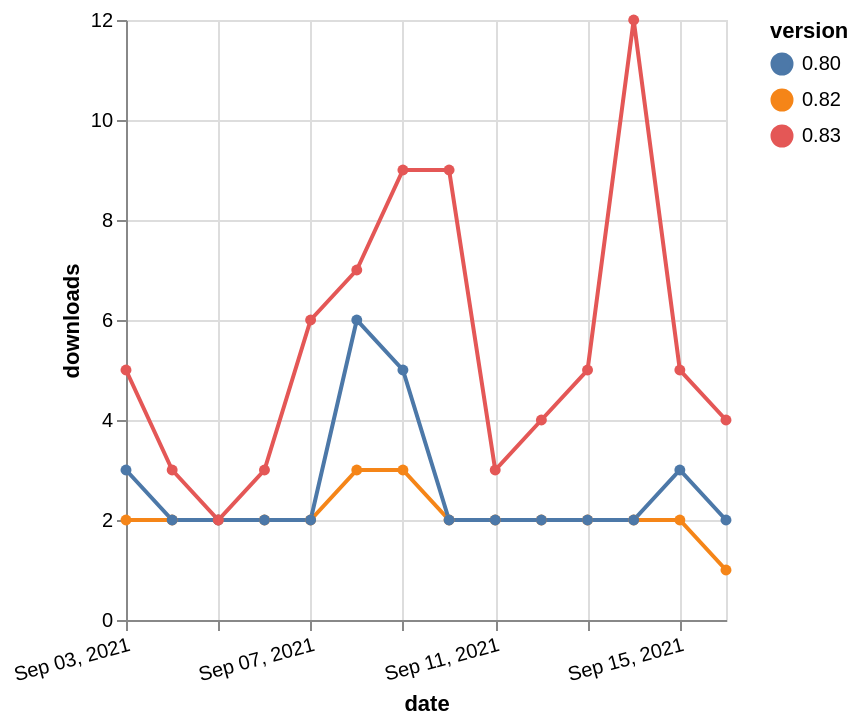

Write the Vega-Lite specification saved for this chart.
### Vega-Lite specification from a JSON file in a GitHub repository (floating-point values rounded to 4 significant figures)
{"$schema": "https://vega.github.io/schema/vega-lite/v5.json", "description": "A simple bar chart with embedded data.", "data": {"values": [{"date": "2021-09-03", "total": 1860, "delta": 2, "version": "0.82"}, {"date": "2021-09-04", "total": 1862, "delta": 2, "version": "0.82"}, {"date": "2021-09-05", "total": 1864, "delta": 2, "version": "0.82"}, {"date": "2021-09-06", "total": 1866, "delta": 2, "version": "0.82"}, {"date": "2021-09-07", "total": 1868, "delta": 2, "version": "0.82"}, {"date": "2021-09-08", "total": 1871, "delta": 3, "version": "0.82"}, {"date": "2021-09-09", "total": 1874, "delta": 3, "version": "0.82"}, {"date": "2021-09-10", "total": 1876, "delta": 2, "version": "0.82"}, {"date": "2021-09-11", "total": 1878, "delta": 2, "version": "0.82"}, {"date": "2021-09-12", "total": 1880, "delta": 2, "version": "0.82"}, {"date": "2021-09-13", "total": 1882, "delta": 2, "version": "0.82"}, {"date": "2021-09-14", "total": 1884, "delta": 2, "version": "0.82"}, {"date": "2021-09-15", "total": 1886, "delta": 2, "version": "0.82"}, {"date": "2021-09-16", "total": 1887, "delta": 1, "version": "0.82"}, {"date": "2021-09-03", "total": 5504, "delta": 3, "version": "0.80"}, {"date": "2021-09-04", "total": 5506, "delta": 2, "version": "0.80"}, {"date": "2021-09-05", "total": 5508, "delta": 2, "version": "0.80"}, {"date": "2021-09-06", "total": 5510, "delta": 2, "version": "0.80"}, {"date": "2021-09-07", "total": 5512, "delta": 2, "version": "0.80"}, {"date": "2021-09-08", "total": 5518, "delta": 6, "version": "0.80"}, {"date": "2021-09-09", "total": 5523, "delta": 5, "version": "0.80"}, {"date": "2021-09-10", "total": 5525, "delta": 2, "version": "0.80"}, {"date": "2021-09-11", "total": 5527, "delta": 2, "version": "0.80"}, {"date": "2021-09-12", "total": 5529, "delta": 2, "version": "0.80"}, {"date": "2021-09-13", "total": 5531, "delta": 2, "version": "0.80"}, {"date": "2021-09-14", "total": 5533, "delta": 2, "version": "0.80"}, {"date": "2021-09-15", "total": 5536, "delta": 3, "version": "0.80"}, {"date": "2021-09-16", "total": 5538, "delta": 2, "version": "0.80"}, {"date": "2021-09-03", "total": 3328, "delta": 5, "version": "0.83"}, {"date": "2021-09-04", "total": 3331, "delta": 3, "version": "0.83"}, {"date": "2021-09-05", "total": 3333, "delta": 2, "version": "0.83"}, {"date": "2021-09-06", "total": 3336, "delta": 3, "version": "0.83"}, {"date": "2021-09-07", "total": 3342, "delta": 6, "version": "0.83"}, {"date": "2021-09-08", "total": 3349, "delta": 7, "version": "0.83"}, {"date": "2021-09-09", "total": 3358, "delta": 9, "version": "0.83"}, {"date": "2021-09-10", "total": 3367, "delta": 9, "version": "0.83"}, {"date": "2021-09-11", "total": 3370, "delta": 3, "version": "0.83"}, {"date": "2021-09-12", "total": 3374, "delta": 4, "version": "0.83"}, {"date": "2021-09-13", "total": 3379, "delta": 5, "version": "0.83"}, {"date": "2021-09-14", "total": 3391, "delta": 12, "version": "0.83"}, {"date": "2021-09-15", "total": 3396, "delta": 5, "version": "0.83"}, {"date": "2021-09-16", "total": 3400, "delta": 4, "version": "0.83"}]}, "width": "container", "mark": {"type": "line", "point": {"filled": true}}, "encoding": {"x": {"field": "date", "type": "temporal", "timeUnit": "yearmonthdate", "title": "date", "axis": {"labelAngle": -15}}, "y": {"field": "delta", "type": "quantitative", "title": "downloads"}, "color": {"field": "version", "type": "nominal"}, "tooltip": {"field": "delta"}}}
